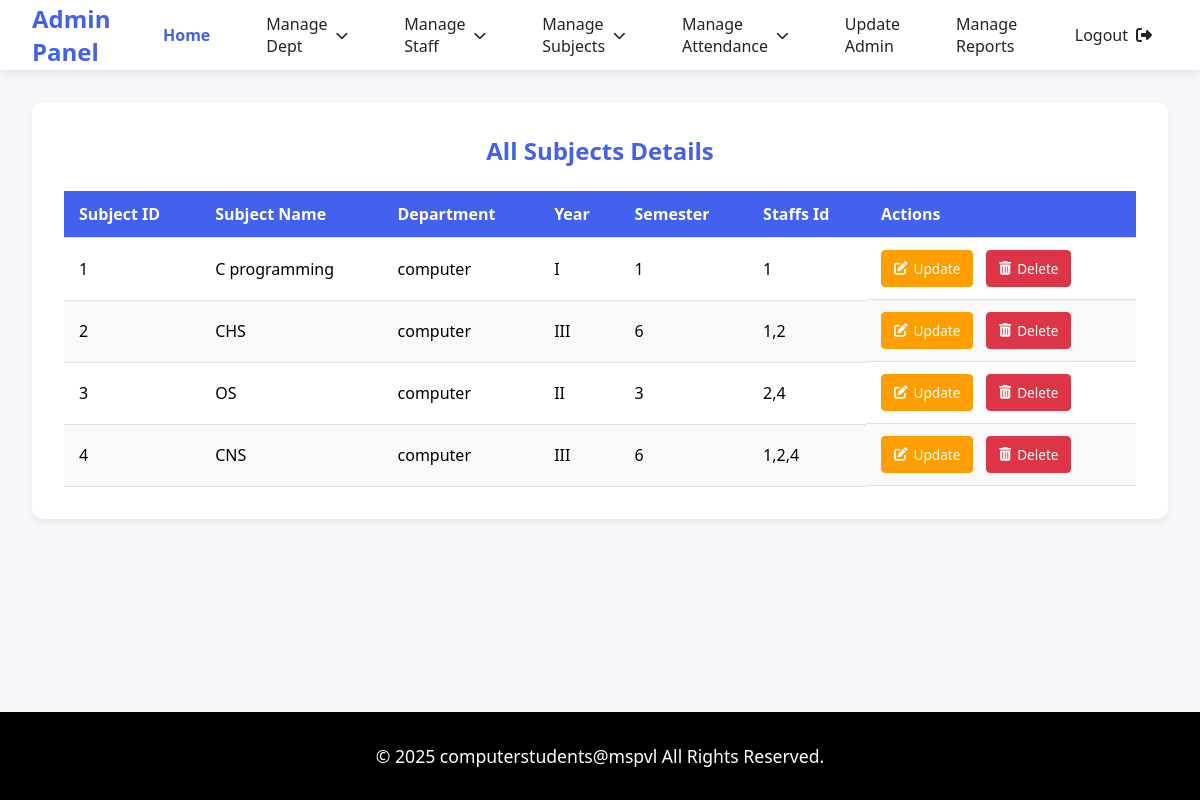
Screenshot of /view_subject with the database file from the repository.
### tables this page shows
CREATE TABLE "subjects_tb" (
	"subjectid"	INTEGER NOT NULL UNIQUE,
	"subjectname"	TEXT NOT NULL UNIQUE,
	"dept"	TEXT NOT NULL,
	"year"	TEXT NOT NULL,
	"sem"	TEXT NOT NULL,
	"staffsid"	TEXT,
	PRIMARY KEY("subjectid")
);

### app.py (the view)
@app.route('/view_subject')
def view_subject():
    con = sqlite3.connect('spm_db.db')
    cur = con.cursor()
    cur.execute("SELECT * FROM subjects_tb")
    data = cur.fetchall()
    con.close()
    return render_template('admin/view_subject.html', data = data)

### templates/admin/view_subject.html (shortened to what this page needs)
<!DOCTYPE html>
<html lang="en">
<head>
    <link rel="stylesheet" href="https://cdnjs.cloudflare.com/ajax/libs/font-awesome/6.4.0/css/all.min.css">
    <link rel="stylesheet" href="static/css/style.css">
</head>
<body>
    <nav class="navbar">
        <a href="#" class="navbar-brand">Admin Panel</a>
        <div class="nav-menu">
            <a href="{{url_for('admin_dashboard')}}" class="nav-item active">Home</a>
            <div class="dropdown">
                <a href="#" class="nav-item dropdown-toggle">Manage Dept</a>
            </div>
            <div class="dropdown">
                <a href="#" class="nav-item dropdown-toggle">Manage Staff</a>
            </div>
            <div class="dropdown">
                <a href="#" class="nav-item dropdown-toggle">Manage Subjects</a>
            </div>
            <div class="dropdown">
                <a href="#" class="nav-item dropdown-toggle">Manage Attendance</a>
            </div>
            <a href="{{url_for('update_admin')}}" class="nav-item">Update Admin</a>
            <a href="{{url_for('generate_report')}}" class="nav-item">Manage Reports</a>
            <a href="{{url_for('home')}}"class="nav-item" id="logout-link">
                <span>Logout</span>
                <i class="fas fa-sign-out-alt"></i>
            </a>
        </div>
    </nav>
    <div class="main-content">
        <div class="table-container">
            <h2>All Subjects Details</h2>
            <table class="dept-table">
                <thead>
                    <tr>
                        <th>Subject ID</th>
                        <th>Subject Name</th>
                        <th>Department</th>
                        <th>Year</th>
                        <th>Semester</th>
                        <th>Staffs Id </th>
                        <th>Actions</th>
                    </tr>
                </thead>
                <tbody>
                    {% for row in data %}
                    <tr>
                        <td>{{ row[0] }}</td>
                        <td>{{ row[1] }}</td>
                        <td>{{ row[2] }}</td>
                        <td>{{ row[3] }}</td>
                        <td>{{ row[4] }}</td>
                        <td>{{ row[5] }}</td>
                        <td class="action-buttons">
                            <a href="{{ url_for('update_subject_form', subjectid=row[0],subjectname=row[1],dept=row[2],year=row[3],sem=row[4]) }}" class="btn-update">
                                <i class="fas fa-edit"></i> Update
                            </a>
                            <a href="{{ url_for('delete_subject', subjectid=row[0]) }}" class="btn-delete" onclick="return confirm('Are you sure you want to delete this department?')">
                                <i class="fas fa-trash-alt"></i> Delete
                            </a>
                        </td>
                    </tr>
                    {% endfor %}
                </tbody>
            </table>
        </div>
    </div>
    <footer class="footer">
        <p class="copyright">© 2025 computerstudents@mspvl All Rights Reserved.</p>
    </footer>
</body>
</html>

### static/css/style.css (style rules this page uses)
:root { --primary: #4361ee; --primary-dark: #3a0ca3; --secondary: #4cc9f0; --light: #f8f9fa; --dark: #212529; --success: #38b000; --warning: #ff9e00; }
* { margin: 0; padding: 0; box-sizing: border-box; font-family: 'Segoe UI', Tahoma, Geneva, Verdana, sans-serif; }
body { background-color: #f5f7fa; display: flex; flex-direction: column; min-height: 100vh; }
.navbar { background: white; box-shadow: 0 2px 10px rgba(0,0,0,0.1); padding: 0 2rem; height: 70px; display: flex; justify-content: space-between; align-items: center; position: fixed; width: 100%; top: 0; z-index: 1000; }
.navbar-brand { font-size: 1.5rem; font-weight: 700; color: var(--primary); text-decoration: none; }
.nav-menu { display: flex; gap: 1.5rem; height: 100%; }
.nav-item { display: flex; align-items: center; padding: 0 1rem; color: var(--dark); text-decoration: none; font-weight: 500; height: 100%; transition: all 0.3s; position: relative; }
.nav-item.active { color: var(--primary); font-weight: 600; }
.dropdown { position: relative; height: 100%; }
.dropdown-toggle::after { content: '\f078'; font-family: 'Font Awesome 6 Free'; font-weight: 900; margin-left: 8px; font-size: 0.8rem; }
#logout-link i { margin-left: 0.5rem; }
.main-content { margin-top: 70px; padding: 2rem; flex: 1; }
.footer { background: black; color: white; padding: 2rem; text-align: center; margin-top: auto; font-size: 1.1rem; }
.copyright { font-weight: 500; }
.table-container { background: white; border-radius: 10px; padding: 2rem; box-shadow: 0 4px 6px rgba(0,0,0,0.05); margin-bottom: 2rem; }
.table-container h2 { color: var(--primary); margin-bottom: 1.5rem; text-align: center; font-size: 1.5rem; }
.dept-table { width: 100%; border-collapse: collapse; margin-top: 1rem; }
.dept-table th, .dept-table td { padding: 12px 15px; text-align: left; border-bottom: 1px solid #e0e0e0; }
.dept-table th { background-color: var(--primary); color: white; font-weight: 600; position: sticky; top: 0; }
.dept-table tr:nth-child(even) { background-color: #f9f9f9; }
.action-buttons { display: flex; gap: 0.8rem; }
.btn-update, .btn-delete, .btn-merge { padding: 8px 12px; border-radius: 4px; font-size: 0.85rem; text-decoration: none; display: inline-flex; align-items: center; gap: 6px; transition: all 0.2s ease; font-weight: 500; }
.btn-update { background-color: var(--warning); color: white; border: 1px solid var(--warning); }
.btn-delete { background-color: #dc3545; color: white; border: 1px solid #dc3545; }

### rows the page displays
subjects_tb: subjectid "1", subjectname "C programming", dept "computer", year "I", sem "1", staffsid "1"
subjects_tb: subjectid "2", subjectname "CHS", dept "computer", year "III", sem "6", staffsid "1,2"
subjects_tb: subjectid "3", subjectname "OS", dept "computer", year "II", sem "3", staffsid "2,4"
subjects_tb: subjectid "4", subjectname "CNS", dept "computer", year "III", sem "6", staffsid "1,2,4"
